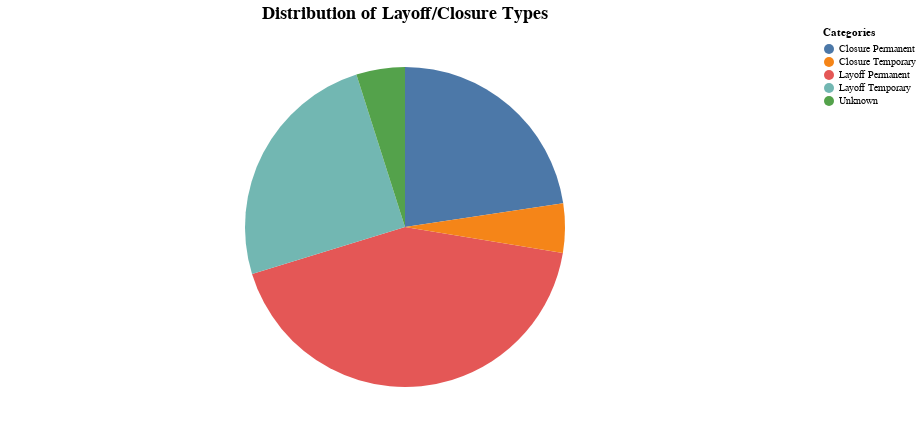

Notebook code for this chart:
### Code cell
pie_chart = create_pie_chart(df, column_name='LayoffClosureType', title='Distribution of Layoff/Closure Types')
pie_chart

### Figure 1 — Vega-Lite specification as saved in the notebook (floating-point values rounded to 4 significant figures)
{"config": {"view": {"continuousWidth": 400, "continuousHeight": 300}}, "data": {"name": "data-5f4157981af9ec1fc518ba837bc1d83b"}, "mark": {"type": "arc", "outerRadius": 160}, "encoding": {"color": {"field": "Category", "legend": {"title": "Categories"}, "type": "nominal"}, "theta": {"field": "Percentage", "stack": true, "type": "quantitative"}, "tooltip": [{"field": "Category", "type": "nominal"}, {"field": "Percentage", "format": ".2f", "type": "quantitative"}]}, "height": 400, "title": {"text": "Distribution of Layoff/Closure Types", "fontSize": 18}, "width": 800, "$schema": "https://vega.github.io/schema/vega-lite/v4.17.0.json", "datasets": {"data-5f4157981af9ec1fc518ba837bc1d83b": [{"Category": "Layoff Permanent", "Counts": 5801, "Percentage": 42.66}, {"Category": "Layoff Temporary", "Counts": 3376, "Percentage": 24.83}, {"Category": "Closure Permanent", "Counts": 3077, "Percentage": 22.63}, {"Category": "Closure Temporary", "Counts": 677, "Percentage": 4.978}, {"Category": "Unknown", "Counts": 668, "Percentage": 4.912}]}}
